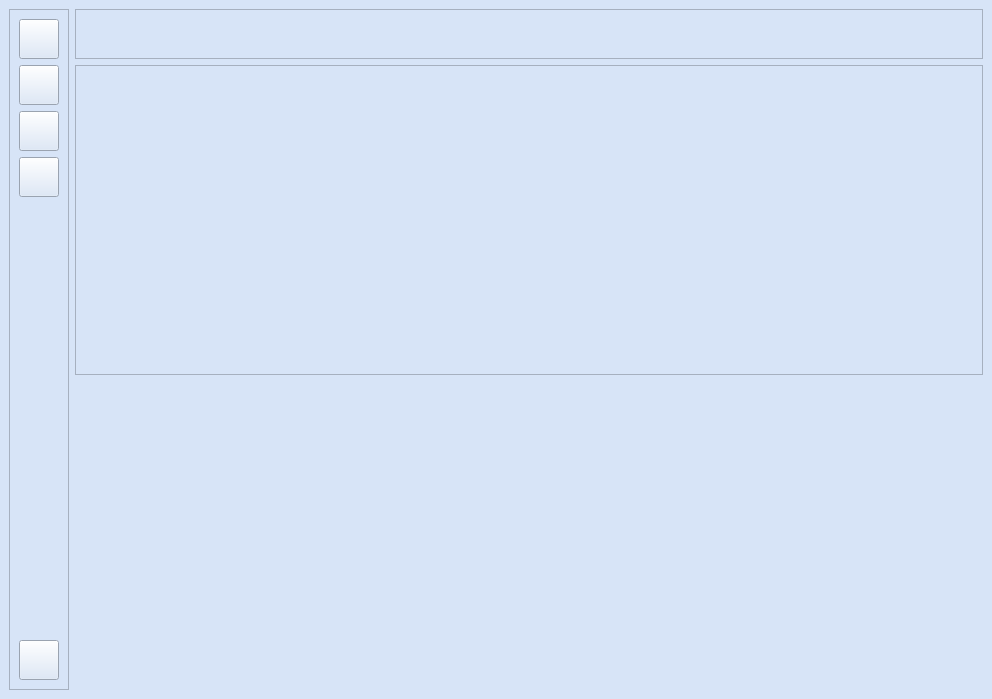
<?xml version="1.0" encoding="UTF-8"?>
<ui version="4.0">
 <class>MainWindow</class>
 <widget class="QMainWindow" name="MainWindow">
  <property name="geometry">
   <rect>
    <x>0</x>
    <y>0</y>
    <width>992</width>
    <height>699</height>
   </rect>
  </property>
  <property name="minimumSize">
   <size>
    <width>992</width>
    <height>679</height>
   </size>
  </property>
  <property name="maximumSize">
   <size>
    <width>11198</width>
    <height>779</height>
   </size>
  </property>
  <property name="windowTitle">
   <string>MainWindow</string>
  </property>
  <property name="styleSheet">
   <string notr="true">background-color: #d7e4f7</string>
  </property>
  <widget class="QWidget" name="centralwidget">
   <layout class="QGridLayout" name="gridLayout">
    <item row="0" column="1">
     <widget class="QFrame" name="frame_3">
      <property name="minimumSize">
       <size>
        <width>0</width>
        <height>50</height>
       </size>
      </property>
      <property name="maximumSize">
       <size>
        <width>16777215</width>
        <height>50</height>
       </size>
      </property>
      <property name="styleSheet">
       <string notr="true"/>
      </property>
      <property name="frameShape">
       <enum>QFrame::StyledPanel</enum>
      </property>
      <property name="frameShadow">
       <enum>QFrame::Raised</enum>
      </property>
      <layout class="QHBoxLayout" name="horizontalLayout_2"/>
     </widget>
    </item>
    <item row="0" column="0" rowspan="3">
     <widget class="QFrame" name="frame">
      <property name="maximumSize">
       <size>
        <width>60</width>
        <height>16777215</height>
       </size>
      </property>
      <property name="styleSheet">
       <string notr="true"/>
      </property>
      <property name="frameShape">
       <enum>QFrame::StyledPanel</enum>
      </property>
      <property name="frameShadow">
       <enum>QFrame::Raised</enum>
      </property>
      <layout class="QVBoxLayout" name="verticalLayout_4">
       <item>
        <widget class="QPushButton" name="pushButtonAccount">
         <property name="minimumSize">
          <size>
           <width>0</width>
           <height>40</height>
          </size>
         </property>
         <property name="text">
          <string/>
         </property>
         <property name="icon">
          <iconset>
           <normaloff>../resources/images/accountIcon-removebg.png</normaloff>../resources/images/accountIcon-removebg.png</iconset>
         </property>
         <property name="iconSize">
          <size>
           <width>24</width>
           <height>24</height>
          </size>
         </property>
        </widget>
       </item>
       <item>
        <widget class="QPushButton" name="pushButtonHome">
         <property name="minimumSize">
          <size>
           <width>0</width>
           <height>40</height>
          </size>
         </property>
         <property name="text">
          <string/>
         </property>
         <property name="icon">
          <iconset>
           <normaloff>../resources/images/homeIcon.png</normaloff>../resources/images/homeIcon.png</iconset>
         </property>
         <property name="iconSize">
          <size>
           <width>32</width>
           <height>32</height>
          </size>
         </property>
        </widget>
       </item>
       <item>
        <widget class="QPushButton" name="pushButtonAnime">
         <property name="minimumSize">
          <size>
           <width>0</width>
           <height>40</height>
          </size>
         </property>
         <property name="text">
          <string/>
         </property>
         <property name="icon">
          <iconset>
           <normaloff>../resources/images/rankingIcon-removebg.png</normaloff>../resources/images/rankingIcon-removebg.png</iconset>
         </property>
         <property name="iconSize">
          <size>
           <width>42</width>
           <height>42</height>
          </size>
         </property>
        </widget>
       </item>
       <item>
        <widget class="QPushButton" name="pushButtonManager">
         <property name="minimumSize">
          <size>
           <width>0</width>
           <height>40</height>
          </size>
         </property>
         <property name="text">
          <string/>
         </property>
         <property name="icon">
          <iconset>
           <normaloff>../resources/images/manageIcon-removebg.png</normaloff>../resources/images/manageIcon-removebg.png</iconset>
         </property>
         <property name="iconSize">
          <size>
           <width>38</width>
           <height>38</height>
          </size>
         </property>
        </widget>
       </item>
       <item>
        <spacer name="verticalSpacer">
         <property name="orientation">
          <enum>Qt::Vertical</enum>
         </property>
         <property name="sizeHint" stdset="0">
          <size>
           <width>20</width>
           <height>40</height>
          </size>
         </property>
        </spacer>
       </item>
       <item>
        <widget class="QPushButton" name="pushButtonQuit">
         <property name="minimumSize">
          <size>
           <width>0</width>
           <height>40</height>
          </size>
         </property>
         <property name="text">
          <string/>
         </property>
         <property name="icon">
          <iconset>
           <normaloff>../resources/images/quitIcon-removebg.png</normaloff>../resources/images/quitIcon-removebg.png</iconset>
         </property>
         <property name="iconSize">
          <size>
           <width>38</width>
           <height>38</height>
          </size>
         </property>
        </widget>
       </item>
      </layout>
     </widget>
    </item>
    <item row="1" column="1">
     <widget class="QFrame" name="frame_2">
      <property name="frameShape">
       <enum>QFrame::StyledPanel</enum>
      </property>
      <property name="frameShadow">
       <enum>QFrame::Raised</enum>
      </property>
      <layout class="QVBoxLayout" name="verticalLayout_3"/>
     </widget>
    </item>
   </layout>
  </widget>
 </widget>
 <resources/>
 <connections/>
</ui>
